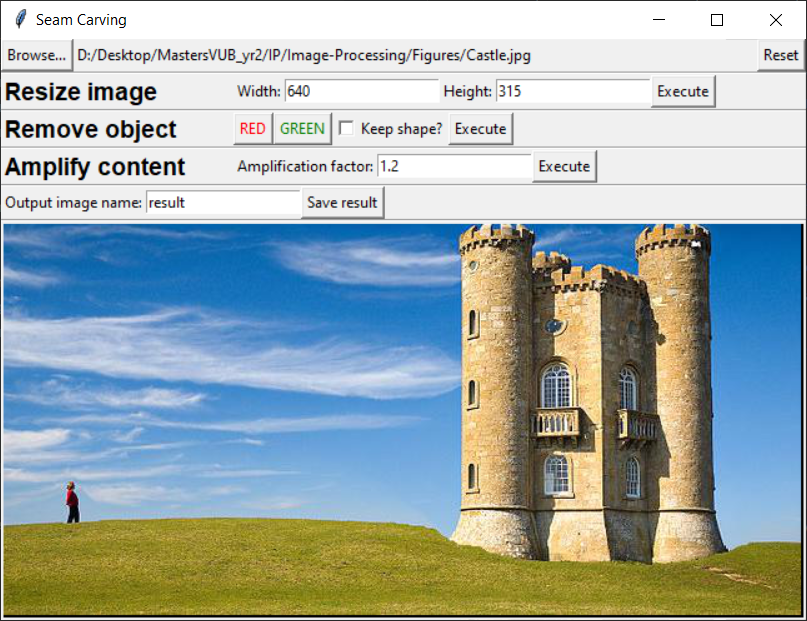

Generate this figure with Python:
import os
import tkinter as tk
from tkinter import ttk, messagebox
from tkinter import filedialog

import cv2
import imutils
import numpy as np
from PIL import ImageTk, Image, ImageDraw
from SeamImage import *

DEFAULT_IMAGE = 'Figures\\Castle.jpg'
DEFAULT_SIZE = 400


class SeamCarvingGUI(tk.Frame):
    """
    Class for the Seam Carving GUI layout implemented with Tkinter, the Python binding to the Tk GUI toolkit
    """

    def __init__(self, master):
        """
        Constructor initializes class attributes and GUI layout
        :param master: parent widget and it is an optional parameter
        """
        super(SeamCarvingGUI, self).__init__(master)
        self.pack()
        self.master = master

        """ Class attributes """
        # For drawing
        self.last_x, self.last_y = None, None
        self.color = 'red'
        self.color_code = (255, 0, 0)

        # For displaying images
        self.seam_image = None
        # The ghost_image is not visible and it is used to retrieve the mask for eventual object removal functionality
        self.ghost_image = Image.new("RGB", (DEFAULT_SIZE, DEFAULT_SIZE), (0, 0, 0))
        self.draw = ImageDraw.Draw(self.ghost_image)

        """ GUI bound variables """
        self.file_path = tk.StringVar()
        self.width_var = tk.IntVar()
        self.height_var = tk.IntVar()
        self.keep_shape_var = tk.IntVar()
        self.factor_var = tk.DoubleVar(value=1.2)
        self.output_img_name = tk.StringVar(value='result')

        # Initialize GUI elements
        self.initialize_gui()

    def initialize_gui(self):
        """
        Method called from the constructor, segmented for better readability.
        Contains the initialization of the whole GUI window layout.
        The layout is split into two main parts:

         |--------------|
         |  TOP FRAME   |
         |--------------|
         | BOTTOM FRAME |
         |--------------|

         The 'top frame' contains multiple functional components for interaction.
         The 'bottom frame' contains the image display.
         :return: Nothing
        """
        top_frame = tk.Frame(self)
        top_frame.pack(side=tk.TOP, expand=True)

        # First section in the top frame contains components for selecting the image file
        file_frame = tk.Frame(top_frame)
        file_frame.pack(side=tk.TOP, expand=True, fill=tk.X)

        browse_button = tk.Button(file_frame, text="Browse...", anchor='w', command=self.add_image)
        browse_button.pack(side=tk.LEFT)

        label = tk.Label(file_frame, anchor='w', textvariable=self.file_path)
        label.pack(side=tk.LEFT)

        reset_button = tk.Button(file_frame, text="Reset", command=self.reset_img)
        reset_button.pack(side=tk.RIGHT)

        # Separator lines are used between sections for better visibility
        separator = ttk.Separator(top_frame, orient='horizontal')
        separator.pack(fill=tk.X)

        # Second section in the top frame contains elements related to resizing the image
        resize_frame = tk.Frame(top_frame)
        resize_frame.pack(side=tk.TOP, expand=True, fill=tk.X)

        label = tk.Label(resize_frame, text='Resize image', width=15, anchor='w', font='Helvetica 14 bold')
        label.pack(side=tk.LEFT)

        width_label = tk.Label(resize_frame, text="Width:")
        width_label.pack(side=tk.LEFT)

        width_entry = tk.Entry(resize_frame, textvariable=self.width_var)
        width_entry.pack(side=tk.LEFT)

        height_label = tk.Label(resize_frame, text="Height:")
        height_label.pack(side=tk.LEFT)

        height_entry = tk.Entry(resize_frame, textvariable=self.height_var)
        height_entry.pack(side=tk.LEFT)

        execute_resize_button = tk.Button(resize_frame, text="Execute", command=self.resize_image)
        execute_resize_button.pack(side=tk.LEFT)

        # Separator lines are used between sections for better visibility
        separator = ttk.Separator(top_frame, orient='horizontal')
        separator.pack(fill=tk.X)

        # Third section in the top frame contains elements related to object removal
        obj_remove_frame = tk.Frame(top_frame)
        obj_remove_frame.pack(side=tk.TOP, expand=True, fill=tk.X)

        label = tk.Label(obj_remove_frame, text='Remove object', width=15, anchor='w', font='Helvetica 14 bold')
        label.pack(side=tk.LEFT)

        red_button = tk.Button(obj_remove_frame, text="RED", fg="red", command=self.select_red)
        red_button.pack(side=tk.LEFT)

        green_button = tk.Button(obj_remove_frame, text="GREEN", fg="green", command=self.select_green)
        green_button.pack(side=tk.LEFT)

        keep_shape_checkbox = tk.Checkbutton(obj_remove_frame, text="Keep shape?", variable=self.keep_shape_var)
        keep_shape_checkbox.pack(side=tk.LEFT)

        execute_obj_remove_button = tk.Button(obj_remove_frame, text="Execute", command=self.remove_object_image)
        execute_obj_remove_button.pack(side=tk.LEFT)

        # Separator lines are used between sections for better visibility
        separator = ttk.Separator(top_frame, orient='horizontal')
        separator.pack(fill=tk.X)

        # Fourth section in the top frame contains elements related to content amplification
        content_ampl_frame = tk.Frame(top_frame)
        content_ampl_frame.pack(side=tk.TOP, expand=True, fill=tk.X)

        label = tk.Label(content_ampl_frame, text='Amplify content', width=15, anchor='w', font='Helvetica 14 bold')
        label.pack(side=tk.LEFT)

        factor_label = tk.Label(content_ampl_frame, text="Amplification factor:")
        factor_label.pack(side=tk.LEFT)

        factor_entry = tk.Entry(content_ampl_frame, textvariable=self.factor_var)
        factor_entry.pack(side=tk.LEFT)

        execute_amplify_button = tk.Button(content_ampl_frame, text="Execute", command=self.amplify_content)
        execute_amplify_button.pack(side=tk.LEFT)

        # Separator lines are used between sections for better visibility
        separator = ttk.Separator(top_frame, orient='horizontal')
        separator.pack(fill=tk.X)

        # Fourth section in the top frame contains elements related to content amplification
        save_frame = tk.Frame(top_frame)
        save_frame.pack(side=tk.TOP, expand=True, fill=tk.X)

        output_label = tk.Label(save_frame, text="Output image name:")
        output_label.pack(side=tk.LEFT)

        output_entry = tk.Entry(save_frame, textvariable=self.output_img_name)
        output_entry.pack(side=tk.LEFT)

        save_button = tk.Button(save_frame, text="Save result", command=self.save_image)
        save_button.pack(side=tk.LEFT)

        # Separator lines are used between sections for better visibility
        separator = ttk.Separator(top_frame, orient='horizontal')
        separator.pack(fill=tk.X)

        # Bottom frame contains a canvas for displaying the image and drawing
        canvas_frame = tk.Frame(top_frame)
        canvas_frame.pack(side=tk.TOP, expand=True)

        self.canvas = tk.Canvas(canvas_frame, width=DEFAULT_SIZE, height=DEFAULT_SIZE, bg='black')
        self.canvas.pack(fill=tk.BOTH)

        self.image = ImageTk.PhotoImage(Image.fromarray(np.asarray([0, 0, 0])))
        self.image_on_canvas = self.canvas.create_image(0, 0, image=self.image, anchor='nw')

        # Bind drawing functionalities to mouse left click and mouse left button hold
        self.canvas.bind("<Button-1>", self.get_x_and_y)
        self.canvas.bind("<B1-Motion>", self.draw_on_image)

    def add_image(self):
        """
        This method solves selecting an image file and displaying it in the GUI
        :return: Nothing
        """
        # If there was previous drawing on the canvas, remove it
        self.canvas.delete("line")

        # Prompts the user for file selection via a file dialog
        img_path = filedialog.askopenfilename(initialdir=os.getcwd(), title="Open Image",
                                              filetypes=[("Image Files", "*.png *.jpg *.jpeg")])

        if img_path == '':
            # Open file operation was cancelled and no file was selected
            return

        self.file_path.set(img_path)
        self.seam_image = SeamImage(img_path)

        # Adjust GUI to selected image
        self.post_process()

    def reset_img(self):
        """
        Reset functionality discards any modification done to the original image
        :return: Nothing
        """
        # Delete any drawing from the canvas
        self.canvas.delete("line")

        if self.seam_image is not None:
            self.seam_image.reset()
            # Update display
            self.post_process()

    def post_process(self):
        """
        This method adjusts the GUI elements to any resizing change that was done to the displayed image
        :return: Nothing
        """
        # Remove all drawings
        self.canvas.delete("line")

        # Get the height and weight and we don't care about the number of channels
        height, width, _ = self.seam_image.get_image().shape

        # Set the width and height variables to display the updated values
        self.width_var.set(width)
        self.height_var.set(height)

        # Adjust the canvas and the newly displayed image element accordingly
        self.canvas.config(width=width, height=height)
        new_image = self.seam_image.get_image().astype(np.uint8)  # Convert to 8 bit unsigned integer for display
        self.image = ImageTk.PhotoImage(Image.fromarray(new_image))
        self.canvas.itemconfig(self.image_on_canvas, image=self.image, anchor='nw')

        # The ghost_image is used to retrieve the mask, it has to be the same size as the image
        self.ghost_image = Image.new("RGB", (width, height), (0, 0, 0))
        self.draw = ImageDraw.Draw(self.ghost_image)

    def select_red(self):
        """
        Set drawing color to red
        :return: Nothing
        """
        self.color = 'red'
        self.color_code = (255, 0, 0)

    def select_green(self):
        """
        Set drawing color to green
        :return: Nothing
        """
        self.color = 'green'
        self.color_code = (0, 255, 0)

    def get_x_and_y(self, event):
        """
        Update the last registered coordinates of a mouse event
        :param event: I/O event, in out case a mouse click
        :return: Nothing
        """
        self.last_x, self.last_y = event.x, event.y

    def draw_on_image(self, event):
        """
        Draw onto the image canvas
        :param event: I/O event, in out case a mouse drag
        :return: Nothing
        """
        # Our drawing will be simulated by repeatedly drawing a line
        # between the previous mouse location and the current one
        self.canvas.create_line((self.last_x, self.last_y, event.x, event.y), fill=self.color, width=10, tag="line")
        # Draw on the invisible mask image as well
        self.draw.line([self.last_x, self.last_y, event.x, event.y], width=10, fill=self.color_code)
        # Update coordinates of the last event
        self.last_x, self.last_y = event.x, event.y

    def resize_image(self):
        """
        Method for executing the resize via seam carving functionality
        :return: Nothing
        """
        # Check for proper numeric input and warn the user otherwise
        try:
            # Retrieve input width and height
            target_width = self.width_var.get()
            target_height = self.height_var.get()

            # Check for positive input and warn the user otherwise
            if target_height <= 0:
                messagebox.showerror("Error!", "Please input a positive height value!")
                return

            if target_width <= 0:
                messagebox.showerror("Error!", "Please input a positive width value!")
                return

            # Call the seam carving function
            self.seam_image.resize(height=target_height, width=target_width)
            # Update display
            self.post_process()
        except tk.TclError:
            messagebox.showerror("Error!", "Width and height must be integers!")

    def remove_object_image(self):
        """
        Use seam carving to remove objects from the image
        :return: Nothing
        """
        # The ghost image contains the drawn red and green areas and black in the rest
        color_mask = self.ghost_image

        # Retrieve the red areas for removal and the green areas for keeping
        r, g, b = cv2.split(np.array(color_mask))
        red_mask = np.where(r, 1, 0)
        green_mask = np.where(g, 1, 0)

        keep_shape = True if self.keep_shape_var.get() else False
        self.seam_image.remove_mask(mask=red_mask, keep_shape=keep_shape)

        # Remove all drawings
        self.canvas.delete("line")
        # Update display
        self.post_process()

    def amplify_content(self):
        """
        Amplify content via seam carving
        :return: Nothing
        """
        # Check for proper numeric input and warn the user otherwise
        try:
            # Retrieve input factor
            target_factor = self.factor_var.get()

            # Check for positive input and warn the user otherwise
            if target_factor < 1:
                messagebox.showerror("Error!", "Please input a value greater than 1!")
                return

            # Call the seam carving function
            self.seam_image.amplify_content(target_factor)
            # Update display
            self.post_process()
        except tk.TclError:
            messagebox.showerror("Error!", "Factor must be numeric value!")

        # Update display
        self.post_process()

    def save_image(self):
        """
        Save result image on disk
        :return: Nothing
        """
        output_file_name = self.output_img_name.get() + '.png'
        image = self.seam_image.get_image().astype(np.uint8)
        # The returned image is in BGR
        image = cv2.cvtColor(image, cv2.COLOR_BGR2RGB)
        cv2.imwrite(output_file_name, image)


if __name__ == '__main__':
    # Initialize main window
    root = tk.Tk()
    root.title('Seam Carving')
    SeamCarvingGUI(master=root)

    # This method starts up the tkinter GUI
    root.mainloop()
